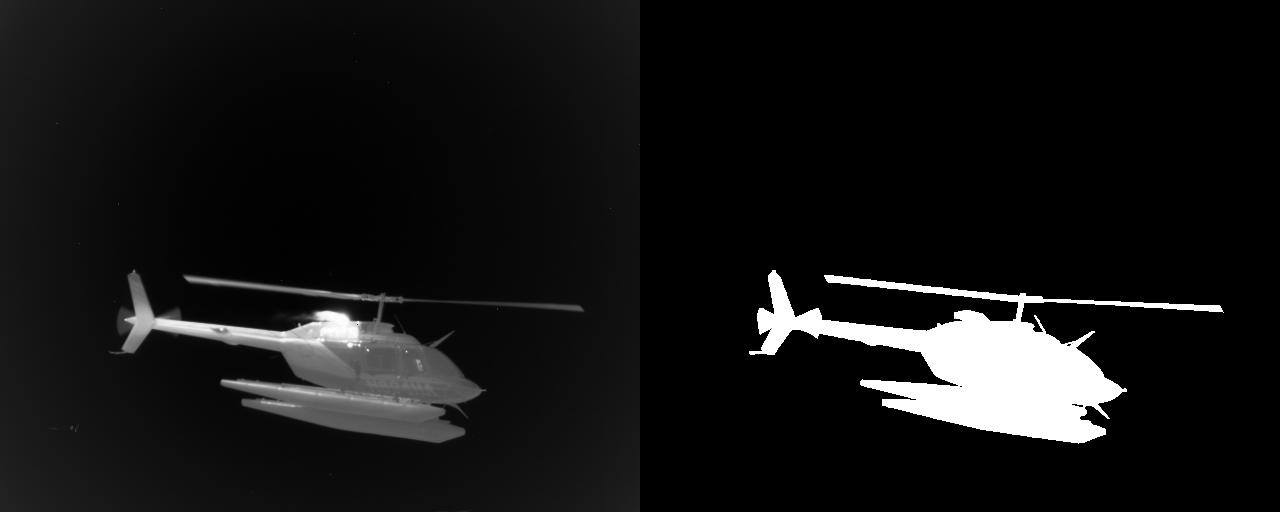
#> input picture dataset/original/train/23.png, 1280 x 512 px, found by its file name; its folder holds only this picture in this run
$ python crop_image.py
#> lines starting #> are read from the running program, lines starting #| are printed output that depends on the picture
import numpy as np
import cv2
import os

def process_images(src_folder = "prism", dst_folder = "."):
#> called with src_folder = 'train', dst_folder = '.'
  if not os.path.exists(dst_folder + "/original"):
    os.makedirs(dst_folder + "/original")

  if not os.path.exists(dst_folder + "/truths"):
    os.makedirs(dst_folder + "/truths")

  for image in os.listdir(src_folder):
    print(image)
    # Load the image
    img = cv2.imread(os.path.join(src_folder, image), cv2.IMREAD_UNCHANGED)
#> img is the input picture: shape (512, 1280); min 0, max 255, mean 20.5
    # Get the crops from both
    original_crop, ground_truth_crop = split_image_in_half(img)
    os.path.join(dst_folder + '/original/', image)
    # Save the cropped images
    cv2.imwrite(os.path.join(dst_folder + '/original/', image), original_crop)
    cv2.imwrite(os.path.join(dst_folder + '/truths/', image), ground_truth_crop)

def split_image_in_half(image):
  height = int(image.shape[0])
#> height = 512
  width = int(image.shape[1])
#> width = 1280
  original_crop = image[0:height, 0:int(width/2)] # y1:y2, x1:x2
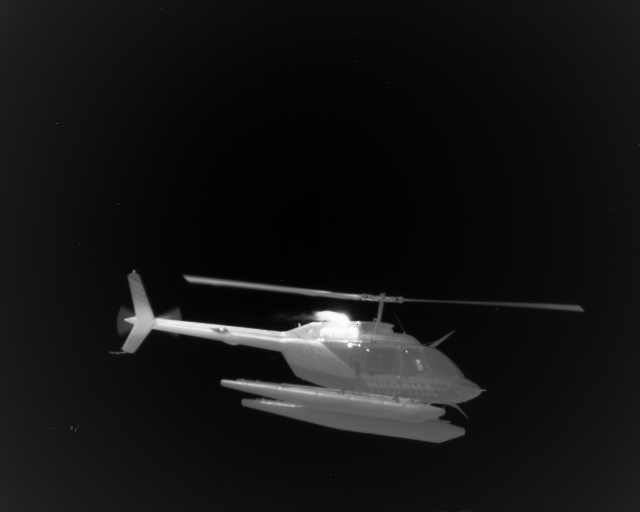
#> original_crop: shape (512, 640); min 0, max 255, mean 20.5
  ground_truth_crop = image[0:height, int(width/2):width] # y1:y2, x1:x2
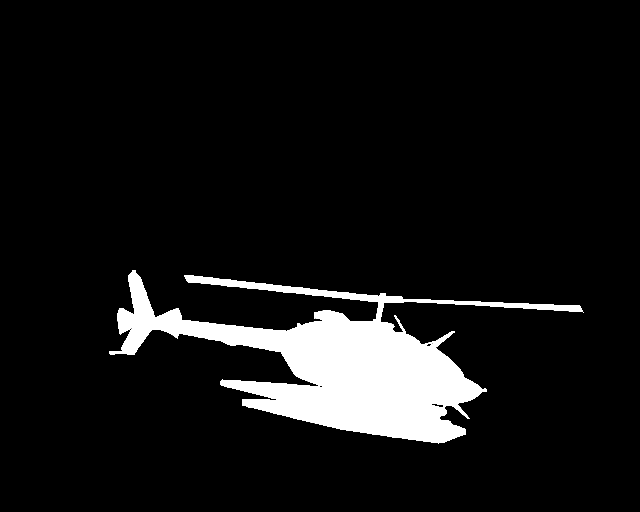
#> ground_truth_crop: shape (512, 640); min 0, max 255, mean 20.6
  return original_crop, ground_truth_crop

process_images('train')

$ run again, on dataset/original/train/72.png
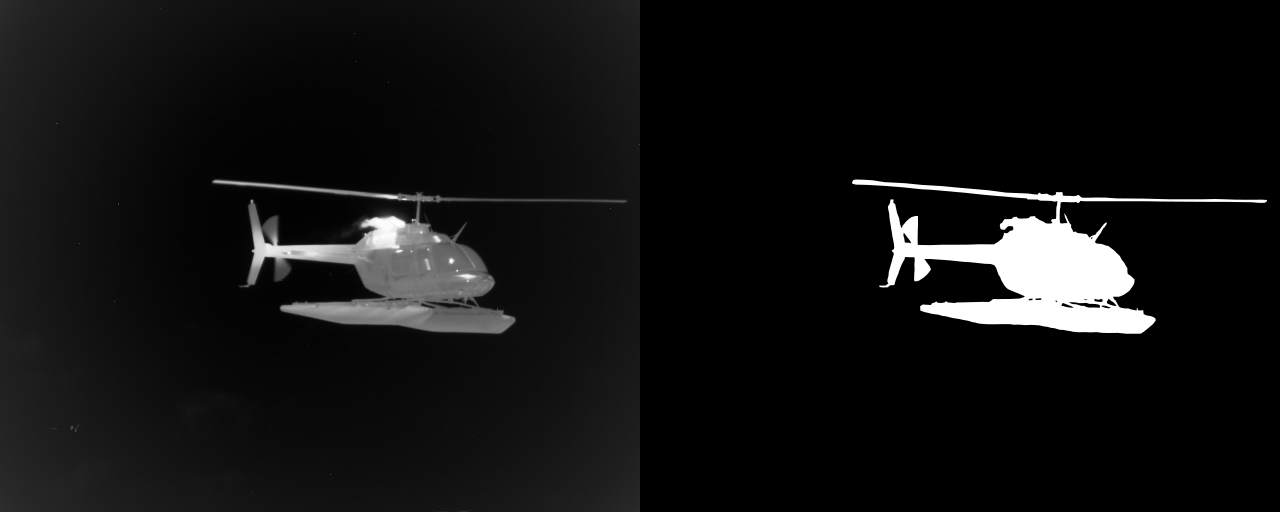
#> input picture dataset/original/train/72.png, 1280 x 512 px, found by its file name
#> in process_images, img is the input picture: shape (512, 1280, 3); min 0, max 255, mean 18.1
#> in split_image_in_half, `original_crop = image[0:height, 0:int(width/2)]`:
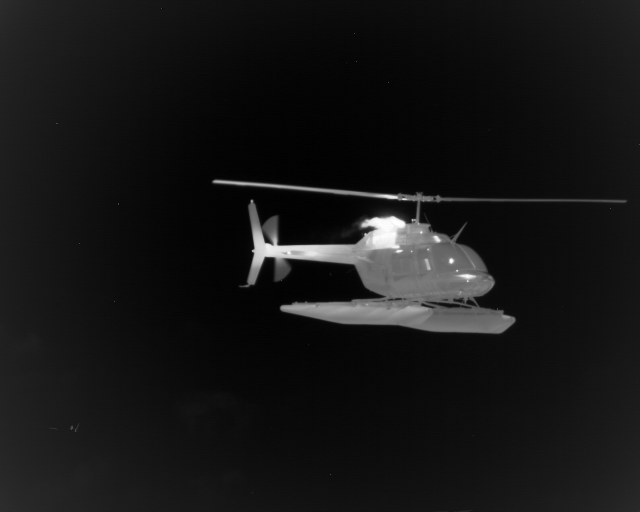
#> original_crop: shape (512, 640, 3); min 0, max 255, mean 21.7
#> in split_image_in_half, `ground_truth_crop = image[0:height, int(width/2):width]`:
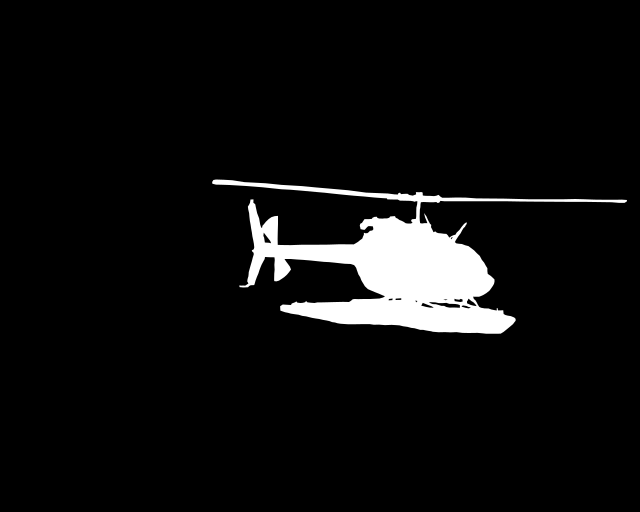
#> ground_truth_crop: shape (512, 640, 3); min 0, max 255, mean 14.6
